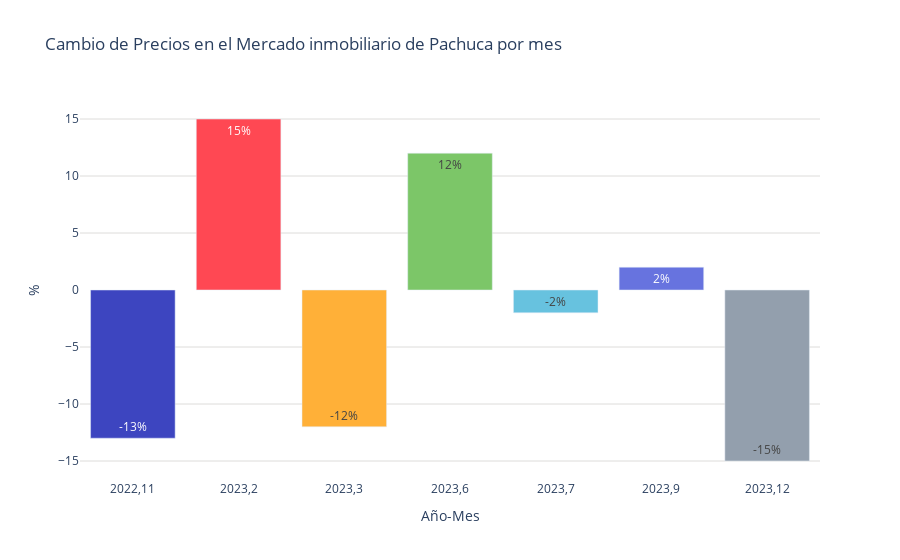

Notebook code cell kept with this figure:
### Code cell
import plotly.graph_objects as go

colores = ['#3d45c0', '#ff4853', '#ffb038', '#7cc668', '#67c2df', '#6773df', '#939fad']

fig = go.Figure()
fig.add_trace(go.Bar(
    x=df_cambio['year_month'],
    y=df_cambio['porcentage'],
    base=0,
    marker_color=[colores[i % len(colores)] for i in range(len(df_cambio))],  # Usar los colores definidos
    text=df_cambio['porcentage'],  # Usar los porcentajes como texto
    textposition='inside',  # Mostrar el texto dentro de las barras
    texttemplate='%{text}%',  # Formato del texto
    hoverinfo='none',  # No mostrar información al pasar el cursor
))
fig.update_layout(
    title='Cambio de Precios en el Mercado inmobiliario de Pachuca por mes',
    xaxis_title='Año-Mes',
    yaxis_title='%',
    yaxis=dict(gridcolor='#dddcda'),
    plot_bgcolor='rgba(0,0,0,0)'
)
# Exportar gráfica como archivo HTML
def guardar_grafico_como_html(fig, nombre_archivo, carpeta='graficas'):
    # Crear la carpeta si no existe
    if not os.path.exists(carpeta):
        os.makedirs(carpeta)
    
    # Gráfica como archivo HTML en la carpeta especificada
    pio.write_html(fig, f'{carpeta}/{nombre_archivo}.html')

guardar_grafico_como_html(fig, 'g_bar_precioscambiomes_pachuca', carpeta='graficas')

fig.show()

### Figure 1 — Plotly figure (JSON) as saved in the notebook; plotly's stock layout.template omitted (floating-point values rounded to 4 significant figures)
{"data": [{"base": 0, "hoverinfo": "none", "marker": {"color": ["#3d45c0", "#ff4853", "#ffb038", "#7cc668", "#67c2df", "#6773df", "#939fad"]}, "text": [-13, 15, -12, 12, -2, 2, -15], "textposition": "inside", "texttemplate": "%{text}%", "type": "bar", "x": ["2022,11", "2023,2", "2023,3", "2023,6", "2023,7", "2023,9", "2023,12"], "y": [-13, 15, -12, 12, -2, 2, -15]}], "layout": {"plot_bgcolor": "rgba(0,0,0,0)", "title": {"text": "Cambio de Precios en el Mercado inmobiliario de Pachuca por mes"}, "xaxis": {"title": {"text": "Año-Mes"}}, "yaxis": {"gridcolor": "#dddcda", "title": {"text": "%"}}}}
